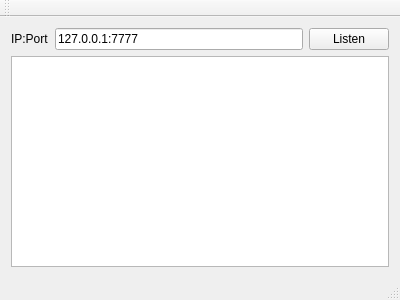
<?xml version="1.0" encoding="UTF-8"?>
<ui version="4.0">
 <class>MainWindow</class>
 <widget class="QMainWindow" name="MainWindow">
  <property name="geometry">
   <rect>
    <x>0</x>
    <y>0</y>
    <width>400</width>
    <height>300</height>
   </rect>
  </property>
  <property name="windowTitle">
   <string>Server1</string>
  </property>
  <widget class="QWidget" name="centralWidget">
   <layout class="QVBoxLayout" name="verticalLayout">
    <item>
     <layout class="QHBoxLayout" name="horizontalLayout">
      <item>
       <widget class="QLabel" name="labelIP">
        <property name="text">
         <string>IP:Port</string>
        </property>
       </widget>
      </item>
      <item>
       <widget class="QLineEdit" name="lineEditIP">
        <property name="text">
         <string>127.0.0.1:7777</string>
        </property>
       </widget>
      </item>
      <item>
       <widget class="QPushButton" name="pushButton_Listen">
        <property name="text">
         <string>Listen</string>
        </property>
       </widget>
      </item>
     </layout>
    </item>
    <item>
     <widget class="QTextEdit" name="textEdit">
      <property name="autoFillBackground">
       <bool>false</bool>
      </property>
      <property name="lineWrapMode">
       <enum>QTextEdit::NoWrap</enum>
      </property>
      <property name="html">
       <string>&lt;!DOCTYPE HTML PUBLIC &quot;-//W3C//DTD HTML 4.0//EN&quot; &quot;http://www.w3.org/TR/REC-html40/strict.dtd&quot;&gt;
&lt;html&gt;&lt;head&gt;&lt;meta name=&quot;qrichtext&quot; content=&quot;1&quot; /&gt;&lt;style type=&quot;text/css&quot;&gt;
p, li { white-space: pre-wrap; }
&lt;/style&gt;&lt;/head&gt;&lt;body style=&quot; font-family:'Ubuntu'; font-size:11pt; font-weight:400; font-style:normal;&quot;&gt;
&lt;p style=&quot;-qt-paragraph-type:empty; margin-top:0px; margin-bottom:0px; margin-left:0px; margin-right:0px; -qt-block-indent:0; text-indent:0px;&quot;&gt;&lt;br /&gt;&lt;/p&gt;&lt;/body&gt;&lt;/html&gt;</string>
      </property>
     </widget>
    </item>
   </layout>
  </widget>
  <widget class="QMenuBar" name="menuBar">
   <property name="geometry">
    <rect>
     <x>0</x>
     <y>0</y>
     <width>400</width>
     <height>25</height>
    </rect>
   </property>
  </widget>
  <widget class="QToolBar" name="mainToolBar">
   <attribute name="toolBarArea">
    <enum>TopToolBarArea</enum>
   </attribute>
   <attribute name="toolBarBreak">
    <bool>false</bool>
   </attribute>
  </widget>
  <widget class="QStatusBar" name="statusBar"/>
 </widget>
 <layoutdefault spacing="6" margin="11"/>
 <resources/>
 <connections/>
</ui>
